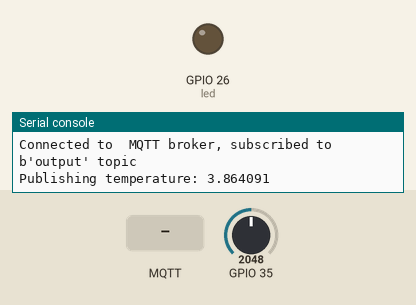
Simulated run of this program. Board: ESP32 board running MicroPython. Shown: output pins drawn as LEDs (lit = HIGH), the last lines printed to the serial console. The test bench sets the inputs (shaded band); at power-on: GPIO 35 = 2048 (analog values on the 0–4095 scale). WiFi joins after 1.5 s; no MQTT or app messages arrive unless stated; the clock reads 2024-03-15 10:24:30 at power-on unless the program sets it.

Above: at 2.8 s.
2.9 s: MQTT message "on" arrives on the first subscribed topic
At 4.1 s:
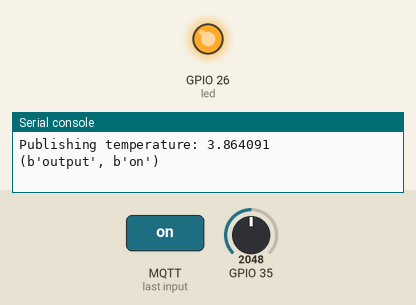
4.4 s: MQTT message "off" arrives on the first subscribed topic
At 5.3 s:
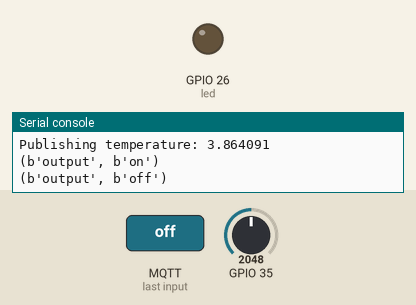
Timing chart, 0 to 7.4 s (numbered marks = the images above; inputs shaded):
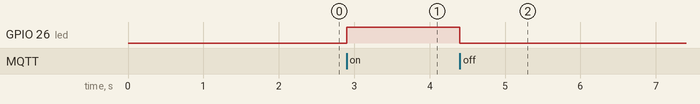

Measured:
- after the input at 2.9 s, GPIO 26 (led): LOW → HIGH at once
- after the input at 4.4 s, GPIO 26 (led): HIGH → LOW at once

The program:

main.py
```python
# Complete project details at https://RandomNerdTutorials.com

def sub_cb(topic, msg):
  print((topic, msg))
  if msg == b'on':
    led.value(1)
  elif msg == b'off':
    led.value(0)

def connect_and_subscribe():
  global client_id, mqtt_server, topic_sub
  client = MQTTClient(client_id, mqtt_server)
  client.set_callback(sub_cb)
  client.connect()
  client.subscribe(topic_sub)
  print('Connected to %s MQTT broker, subscribed to %s topic' % (mqtt_server, topic_sub))
  return client

def restart_and_reconnect():
  print('Failed to connect to MQTT broker. Reconnecting...')
  time.sleep(10)
  machine.reset()

try:
  client = connect_and_subscribe()
except OSError as e:
  restart_and_reconnect()

last_sensor_reading = 0
readings_interval = 3

while True:
  try:
    client.check_msg()
    if (time.time() - last_sensor_reading) > readings_interval:
      msg = str(lmt84.celcius_temperature()) # needs string to send to MQTT broker
      print(f"Publishing temperature: {msg}")
      client.publish(topic_pub, msg)
      last_sensor_reading = time.time()
  except OSError as e:
    restart_and_reconnect()
```

lmt84_class.py
```python
from machine import Pin, ADC
from time import sleep, ticks_ms

class LMT84:
    """
    LMT84 class to return temperature, celcius, fahrenheit and kelvin
    """
    def __init__(self, pin_number=35, attenuation=2, alpha = -5.5, beta = 1035, average = 128):
        self.adc = ADC(Pin(pin_number))
        self.adc.atten(attenuation)
        self.alpha = alpha
        self.beta = beta
        self.average = average
        # first number is mV and callibrated to match DHT22 temp at 20 degrees celsius (ESP32 has bad ADC)
        self.ADC_mV = 2027.0 / 4095.0

    def millivolts(self):
        return self.adc.read() * self.ADC_mV

    def celcius_temperature(self):
        ADC_value = 0
        if self.average > 1:
            for i in range(self.average):
                ADC_value += self.adc.read()
                sleep(1 / self.average)
            ADC_value = ADC_value / self.average
        else:
            ADC_value = self.adc.read()
            sleep(1)

        mV = self.ADC_mV * ADC_value
        temperature_celcius = (mV - self.beta) / self.alpha
        return temperature_celcius
    def fahrenheit_temperature(self):
        #°F = (°C x 1.8) + 32 or °F = °C x 9 5 {\displaystyle {\frac {9}{5}}} + 32 formula.
        celsius = self.celcius_temperature()
        temperature_fahrenheit = (celsius * 1.8) + 32
        return temperature_fahrenheit
    def kelvin_temperature(self):
        # K = °C + 273.15
        temperature_kelvin = self.celcius_temperature() + 273.15
        return temperature_kelvin


        
```

boot.py
```python
# Complete project details at https://RandomNerdTutorials.com

import time
from umqtt_simple import MQTTClient
import ubinascii
import machine
import micropython
import network
import esp
from lmt84_class import LMT84
esp.osdebug(None)
import gc
gc.collect()
# fill with own credentials
ssid = ''
password = ''
mqtt_server = ''
#EXAMPLE IP ADDRESS
#mqtt_server = '192.168.1.144'
client_id = ubinascii.hexlify(machine.unique_id())
topic_sub = b'output'
topic_pub = b'temp'

station = network.WLAN(network.STA_IF)

station.active(True)
station.connect(ssid, password)

while station.isconnected() == False:
  pass

print('Connection successful')
print(station.ifconfig())


lmt84 = LMT84()
led = machine.Pin(26, machine.Pin.OUT, value=0)
```
